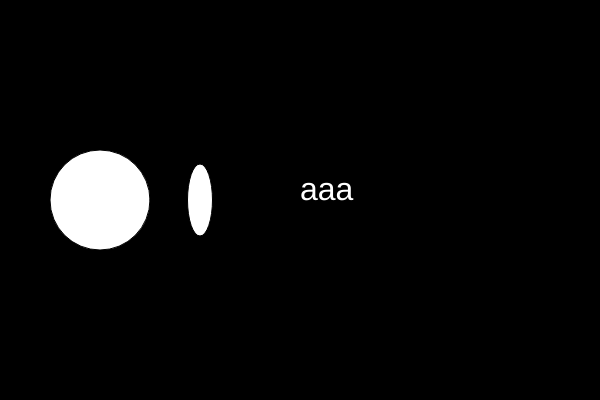
Frame 1 (no input)
Frame 60 (no input): identical to frame 1, image omitted
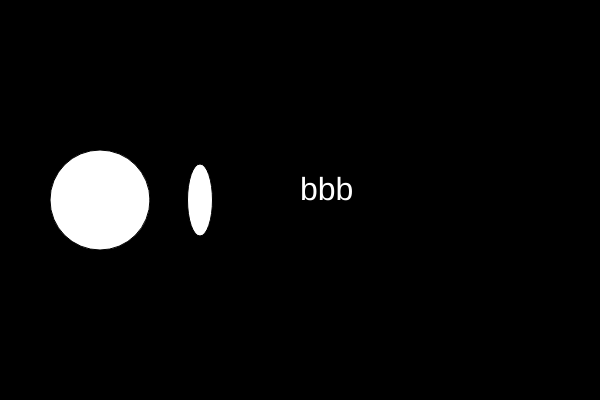
Frame 120 (the mouse pressed at the canvas centre since frame 60)

The p5.js sketch that drew these frames (run headless with seeded random() and noise() and a simulated clock; from frame 60 on, the mouse is pressed at the canvas centre):

// p5.js sketch
// ── sketch.js
var nums = [100, 25, 12, 72];
var words = ['aaa', 'bbb', 'ccc'];
var index = 0;

function setup() {
  createCanvas(600, 400);
}

// show ellipse 
// show word when mouse is clicked
function draw() {
  background(0);
  ellipse(100, 200, nums[0], nums[0]);
  ellipse(200, 200, nums[1], nums[3]);
  
  fill(255);
  textSize(32);
  text(words[index], 300, 200);

}

function mousePressed() {
  index += 1;
  if (index == words.length) {
    index = 0;
  }
}
